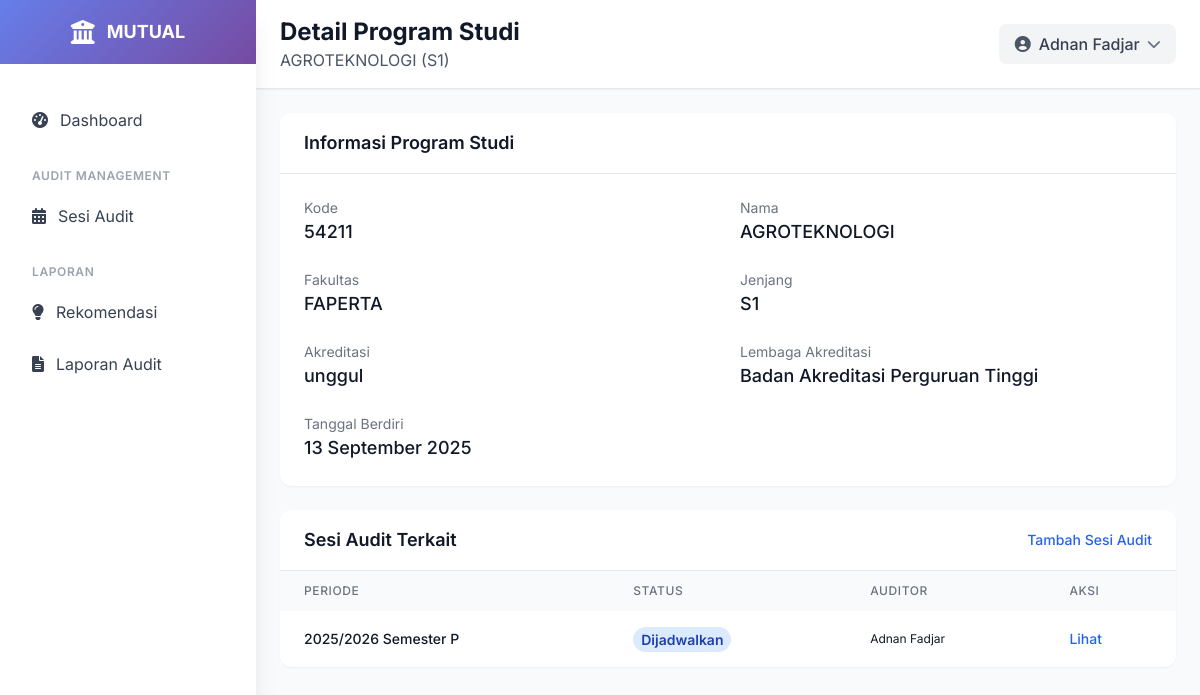
Screenshot of /program-studi/3/ (signed in) with the database file from the repository.
### ami/models.py (models this page shows, shortened)
class ProgramStudi(models.Model):
    lembaga_akreditasi = models.ForeignKey(LembagaAkreditasi, on_delete=models.PROTECT, related_name='program_studi')
    kode = models.CharField(max_length=10, unique=True)
    nama = models.CharField(max_length=255)
    fakultas = models.CharField(max_length=200, choices=[
        ('FKIP', 'FKIP'),
        ('FISIP', 'FISIP'),
        ('FEB', 'FEB'),
        ('FAKUM', 'FAKUM'),
        ('FAPERTA', 'FAPERTA'),
        ('FATEK', 'FATEK'),
        ('FMIPA', 'FMIPA'),
        ('FAHUT', 'FAHUT'),
        ('FK', 'FK'),
        ('FAPETKAN', 'FAPETKAN'),
        ('FKM', 'FKM'),
        ('Pascasarjana', 'Pascasarjana'),
    ])
    jenjang = models.CharField(max_length=50, choices=[
        ('D3', 'Diploma 3'),
        ('D4', 'Diploma 4'),
        ('S1', 'Sarjana'),
        ('S2', 'Magister'),
        ('S3', 'Doktor'),
    ])
    akreditasi = models.CharField(max_length=50, blank=True, null=True, choices=[
        ('unggul', 'UNGGUL'),
        ('baik_sekali', 'BAIK SEKALI'),
        ('baik', 'BAIK'),
        ('A', 'A'),
        ('B', 'B'),
        ('C', 'C'),
        ('belum', 'Belum Terakreditasi')
    ] )
    tanggal_akreditasi = models.DateField(blank=True, null=True)
    class Meta:
        verbose_name = "Program Studi"
        verbose_name_plural = "Program Studi"
        ordering = ['kode']

class LembagaAkreditasi(models.Model):
    kode = models.CharField(max_length=20, unique=True)
    nama = models.CharField(max_length=255, unique=True)
    deskripsi = models.TextField(blank=True, null=True)
    website = models.URLField(blank=True, null=True)
    kontak = models.TextField(blank=True, null=True)
    class Meta:
        verbose_name = "Lembaga Akreditasi"
        verbose_name_plural = "Lembaga Akreditasi"
        ordering = ['nama']

class AuditSession(models.Model):
    program_studi = models.ForeignKey(ProgramStudi, on_delete=models.CASCADE, related_name='audit_sessions')
    tahun_akademik = models.CharField(max_length=9)  # Contoh: "2023/2024"
    semester = models.CharField(max_length=2, choices=[
        ('G', 'Ganjil'),
        ('P', 'Genap'),
    ])
    tanggal_mulai_penilaian_mandiri = models.DateField(blank=True, null=True)
    tanggal_selesai_penilaian_mandiri = models.DateField(blank=True, null=True)
    tanggal_mulai_penilaian_auditor = models.DateField(blank=True, null=True)
    tanggal_selesai_penilaian_auditor = models.DateField(blank=True, null=True)
    status = models.CharField(max_length=20, choices=[
        ('DRAFT', 'Draft'),
        ('PENILAIAN_MANDIRI', 'Penilaian Mandiri'),  # Diperbaiki typo
        ('PENILAIAN_AUDITOR', 'Penilaian Auditor'),  # Diperbaiki typo
        ('SELESAI', 'SELESAI'),
    ], default='DRAFT')
    auditor_ketua = models.ForeignKey(Auditor, on_delete=models.SET_NULL, null=True, blank=True, related_name='ketua_audit_sessions')
    auditor_anggota = models.ManyToManyField(Auditor, related_name='anggota_audit_sessions', blank=True)
    class Meta:
        verbose_name = "Sesi Audit"
        verbose_name_plural = "Sesi Audit"
        unique_together = ['program_studi', 'tahun_akademik', 'semester']
        ordering = ['-tanggal_mulai_penilaian_mandiri']

class Auditor(models.Model):
    user = models.OneToOneField(User, on_delete=models.CASCADE)
    nuptk = models.CharField(max_length=20, unique=True)
    nama_lengkap = models.CharField(max_length=255)
    jabatan = models.CharField(max_length=255)
    unit_kerja = models.CharField(max_length=255)
    nomor_registrasi = models.CharField(max_length=50, blank=True, null=True)
    is_auditor_ketua = models.BooleanField(default=False)
    status = models.CharField(max_length=20, choices=[
        ('aktif', 'aktif'),
        ('tidak aktif', 'tidak aktif'),
    ], default='aktif')
    class Meta:
        verbose_name = "Auditor"
        verbose_name_plural = "Auditor"
        ordering = ['nama_lengkap']

### ami/views.py (the view)
# urls.py: path('program-studi/<int:pk>/', views.program_studi_detail, name='program_studi_detail'),
@login_required
def program_studi_detail(request, pk):
    program = get_object_or_404(ProgramStudi, pk=pk)
    audit_sessions = program.audit_sessions.all().order_by('-tanggal_mulai_penilaian_mandiri')
    context = {
        'program': program,
        'audit_sessions': audit_sessions
    }
    return render(request, 'ami/program_studi_detail.html', context)

### templates/ami/program_studi_detail.html (shortened to what this page needs)
{% extends 'base.html' %}
{% load static %}
{% block page_title %}Detail Program Studi{% endblock %}
{% block page_subtitle %}{{ program.nama }} ({{ program.jenjang }}){% endblock %}
{% block content %}
<div class="p-4 lg:p-6">
    <div class="grid grid-cols-1 gap-4 lg:gap-6">
        <div>
            <div class="bg-white rounded-xl shadow-sm overflow-hidden mb-4 lg:mb-6">
                <div class="px-4 lg:px-6 py-4 border-b border-gray-200">
                    <h3 class="text-lg font-semibold text-gray-900">Informasi Program Studi</h3>
                </div>
                <div class="p-4 lg:p-6">
                    <div class="grid grid-cols-1 md:grid-cols-2 gap-4 lg:gap-6">
                        <div>
                            <p class="text-xs lg:text-sm text-gray-500">Kode</p>
                            <p class="text-lg font-medium text-gray-900">{{ program.kode }}</p>
                        </div>
                        <div>
                            <p class="text-xs lg:text-sm text-gray-500">Nama</p>
                            <p class="text-lg font-medium text-gray-900">{{ program.nama }}</p>
                        </div>
                        <div>
                            <p class="text-xs lg:text-sm text-gray-500">Fakultas</p>
                            <p class="text-lg font-medium text-gray-900">{{ program.fakultas }}</p>
                        </div>
                        <div>
                            <p class="text-xs lg:text-sm text-gray-500">Jenjang</p>
                            <p class="text-lg font-medium text-gray-900">{{ program.jenjang }}</p>
                        </div>
                        <div>
                            <p class="text-xs lg:text-sm text-gray-500">Akreditasi</p>
                            <p class="text-lg font-medium text-gray-900">{{ program.akreditasi }}</p>
                        </div>
                        <div>
                            <p class="text-xs lg:text-sm text-gray-500">Lembaga Akreditasi</p>
                            <p class="text-lg font-medium text-gray-900">{{ program.lembaga_akreditasi.nama }}</p>
                        </div>
                        <div class="md:col-span-2">
                            <p class="text-xs lg:text-sm text-gray-500">Tanggal Berdiri</p>
                            <p class="text-lg font-medium text-gray-900">{{ program.tanggal_akreditasi|date:"d F Y" }}</p>
                        </div>
                    </div>
                </div>
            </div>
            <div class="bg-white rounded-xl shadow-sm overflow-hidden">
                <div class="px-4 lg:px-6 py-4 border-b border-gray-200 flex flex-col sm:flex-row sm:justify-between sm:items-center space-y-2 sm:space-y-0">
                    <h3 class="text-lg font-semibold text-gray-900">Sesi Audit Terkait</h3>
                    <a href="{% url 'ami:audit_session_create' %}" class="text-blue-600 hover:text-blue-900 text-sm font-medium mt-2 sm:mt-0">Tambah Sesi Audit</a>
                </div>
                <div class="overflow-x-auto">
                    <table class="w-full">
                        <thead class="bg-gray-50">
                            <tr>
                                <th class="px-3 lg:px-6 py-3 text-left text-xs font-medium text-gray-500 uppercase tracking-wider">Periode</th>
                                <th class="px-3 lg:px-6 py-3 text-left text-xs font-medium text-gray-500 uppercase tracking-wider">Status</th>
                                <th class="px-3 lg:px-6 py-3 text-left text-xs font-medium text-gray-500 uppercase tracking-wider hidden md:table-cell">Auditor</th>
                                <th class="px-3 lg:px-6 py-3 text-left text-xs font-medium text-gray-500 uppercase tracking-wider">Aksi</th>
                            </tr>
                        </thead>
                        <tbody class="bg-white divide-y divide-gray-200">
                            {% for session in audit_sessions %}
                            <tr class="hover:bg-gray-50 transition-colors">
                                <td class="px-3 lg:px-6 py-4 whitespace-nowrap">
                                    <div class="text-xs lg:text-sm font-medium text-gray-900">{{ session.tahun_akademik }} Semester {{ session.semester }}</div>
                                </td>
                                <td class="px-3 lg:px-6 py-4 whitespace-nowrap">
                                    {% if session.status == 'selesai' %}
                                    <span class="px-1 py-0.5 lg:px-2 lg:py-1 text-xs lg:text-sm font-semibold rounded-full bg-green-100 text-green-800">Selesai</span>
                                    {% elif session.status == 'berlangsung' %}
                                    <span class="px-1 py-0.5 lg:px-2 lg:py-1 text-xs lg:text-sm font-semibold rounded-full bg-yellow-100 text-yellow-800">Berlangsung</span>
                                    {% else %}
                                    <span class="px-1 py-0.5 lg:px-2 lg:py-1 text-xs lg:text-sm font-semibold rounded-full bg-blue-100 text-blue-800">Dijadwalkan</span>
                                    {% endif %}
                                </td>
                                <td class="px-3 lg:px-6 py-4 whitespace-nowrap text-xs lg:text-gray-900 hidden md:table-cell">
                                    {% if session.auditor_ketua %}
                                        {{ session.auditor_ketua.nama_lengkap }}
                                    {% else %}
                                        -
                                    {% endif %}
                                </td>
                                <td class="px-3 lg:px-6 py-4 whitespace-nowrap text-xs lg:text-sm font-medium">
                                    <a href="{% url 'ami:audit_session_detail' session.id %}" class="text-blue-600 hover:text-blue-900">Lihat</a>
                                </td>
                            </tr>
                            {% empty %}
                            <tr>
                                <td colspan="4" class="px-4 lg:px-6 py-4 text-center text-gray-500 text-sm">Tidak ada sesi audit terkait</td>
                            </tr>
                            {% endfor %}
                        </tbody>
                    </table>
                </div>
            </div>
        </div>
    </div>
</div>
{% endblock %}

### templates/base.html (shortened to what this page needs)
<!DOCTYPE html>
<html lang="id">
<head>
    <script src="https://cdn.tailwindcss.com"></script>
    <link href="https://cdnjs.cloudflare.com/ajax/libs/font-awesome/6.0.0/css/all.min.css" rel="stylesheet">
    <link href="https://cdn.jsdelivr.net/npm/select2@4.1.0-rc.0/dist/css/select2.min.css" rel="stylesheet" />
    <link href="https://cdn.jsdelivr.net/npm/select2-bootstrap-5-theme@1.3.0/dist/select2-bootstrap-5-theme.min.css" rel="stylesheet" />
</head>
<body class="bg-gray-50">
    <div class="fixed inset-y-0 left-0 z-50 w-64 bg-white shadow-xl transform transition-transform duration-300 ease-in-out lg:translate-x-0 -translate-x-full flex flex-col" id="sidebar">
        <div class="flex items-center justify-center h-16 gradient-bg flex-shrink-0">
            <div class="flex items-center space-x-3">
                <i class="fas fa-university text-white text-2xl"></i>
                <span class="text-white font-bold text-lg">MUTUAL</span>
            </div>
        </div>
        <nav class="flex-1 overflow-y-auto mt-8 px-4 pb-4">
            <div class="space-y-2">
                <a href="{% url 'ami:dashboard' %}" class="sidebar-item flex items-center px-4 py-3 text-gray-700 rounded-lg transition-all duration-200 {% if request.resolver_match.url_name == 'dashboard' %}bg-blue-50 text-blue-600{% else %}hover:bg-gray-50{% endif %}">
                    <i class="fas fa-tachometer-alt mr-3"></i>
                    <span>Dashboard</span>
                </a>
                <div class="pt-4">
                    <p class="px-4 text-xs font-semibold text-gray-400 uppercase tracking-wider">Audit Management</p>
                    <div class="mt-2 space-y-1">
                        <a href="{% url 'ami:audit_session_list' %}" class="sidebar-item flex items-center px-4 py-3 text-gray-700 rounded-lg transition-all duration-200 {% if request.resolver_match.url_name == 'audit_session_list' %}bg-blue-50 text-blue-600{% else %}hover:bg-gray-50{% endif %}">
                            <i class="fas fa-calendar-alt mr-3"></i>
                            <span>Sesi Audit</span>
                        </a>
                    </div>
                </div>
                <div class="pt-4">
                    <p class="px-4 text-xs font-semibold text-gray-400 uppercase tracking-wider">Laporan</p>
                    <div class="mt-2 space-y-1">
                        <a href="#" class="sidebar-item flex items-center px-4 py-3 text-gray-700 rounded-lg transition-all duration-200 hover:bg-gray-50">
                            <i class="fas fa-lightbulb mr-3"></i>
                            <span>Rekomendasi</span>
                        </a>
                        <a href="{% url 'ami:laporan_index_audit' %}"
                            class="sidebar-item flex items-center px-4 py-3 text-gray-700 rounded-lg transition-all duration-200 {% if request.resolver_match.url_name == 'laporan_index_audit' %}bg-blue-50 text-blue-600{% else %}hover:bg-gray-50{% endif %}">
                            <i class="fas fa-file-alt mr-3"></i>
                            <span>Laporan Audit</span>
                        </a>
                    </div>
                </div>
            </div>
        </nav>
    </div>
    <div class="lg:ml-64 flex flex-col min-h-screen">
        <header class="bg-white shadow-sm border-b border-gray-200">
            <div class="flex items-center justify-between px-4 lg:px-6 py-4">
                <div class="lg:block hidden">
                    <h1 class="text-xl lg:text-2xl font-bold text-gray-900">{% block page_title %}{% endblock %}</h1>
                    <p class="text-gray-600">{% block page_subtitle %}{% endblock %}</p>
                </div>
                <div class="flex items-center space-x-4">
                    <div class="relative">
                        <button id="profileButton" class="flex items-center space-x-2 bg-gray-100 hover:bg-gray-200 px-4 py-2 rounded-lg transition-colors">
                            <i class="fas fa-user-circle text-gray-600"></i>
                            <span class="text-gray-700 font-medium">{{ user.get_full_name|default:user.username }}</span>
                            <i class="fas fa-chevron-down text-gray-500 text-sm transition-transform" id="chevronIcon"></i>
                        </button>
                    </div>
                </div>
            </div>
        </header>
        {% block content %}{% endblock %}
    </div>
</body>
</html>

### templates/base.html (style rules this page uses)
body { font-family: 'Inter', sans-serif; }
.gradient-bg { background: linear-gradient(135deg, #667eea 0%, #764ba2 100%); }

### rows the page displays
ProgramStudi: nama "AGROTEKNOLOGI", jenjang "S1", kode "54211", fakultas "FAPERTA", akreditasi "unggul", lembaga_akreditasi.nama "Badan Akreditasi Perguruan Tinggi", tanggal_akreditasi "13 September 2025"
AuditSession: tahun_akademik "2025/2026", semester "P", shows "Dijadwalkan", auditor_ketua.nama_lengkap "Adnan Fadjar"

### other values shown
{{ user.get_full_name|default:user.username }} "Adnan Fadjar"
